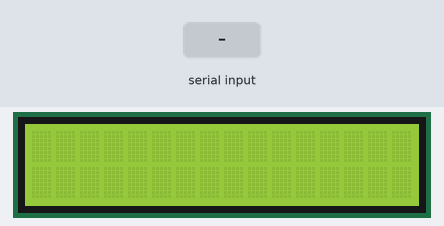
Recording of a sketch running on a simulated Arduino Uno, built with avr-gcc and run on an emulated ATmega328P. Shown: 16×2 character LCD. The inputs (shaded band) are chosen by the test bench. What the sketch prints to the serial monitor is not drawn.

Above: at 1.2 s.
1.3 s: "1" received over Serial
At 2.45 s:
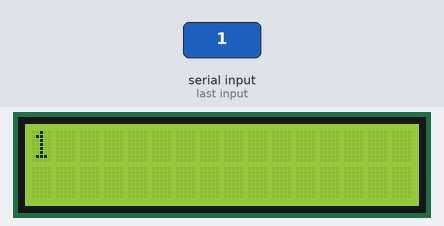
4.3 s: "0" received over Serial
At 5.95 s:
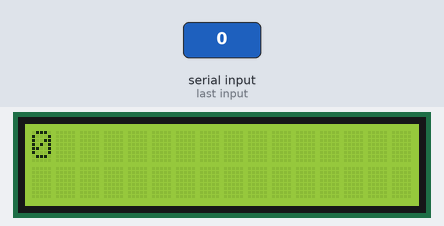
6.8 s: "2" received over Serial
At 7.85 s:
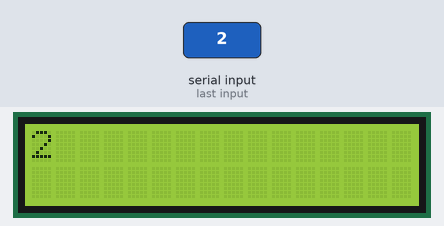
Timing chart, 0 to 9.8 s (numbered marks = the images above; inputs shaded):
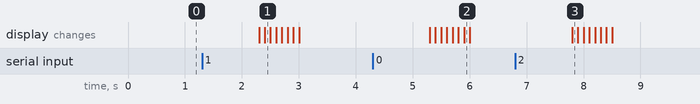

Measured:
- after the input at 1.3 s, the display: first changes after 1.0 s (image 1 shows a later state)
- after the input at 4.3 s, the display: first changes after 1.0 s (image 2 shows a later state)
- after the input at 6.8 s, the display: changes after 1.0 s (image 3)

The sketch:

Deber_Repaso_1.ino
```cpp
/*
 * Deber de Repaso Maya Vicente
 * Realizar un sistema que ingrese por comunicación serial una palabra y se visualice en una LCD. Además, realice un rotación de letras dentro la LCD.
 */

#include <LiquidCrystal.h> //se incluye la libreria
LiquidCrystal lcd(13,12,11,10,9,8); //RS E d4 d5 d6 d7 se inicia los pines que vamos a usar

// en estas tres lineas se inicializan las variables que vamos a utilizar a lo largo del programa
String palabra;
int tam;
int i=0;

void setup() {
  Serial.begin(9600); // se inicializa el serial
  lcd.begin(16,2);    //se inicializa el lcd
  Serial.println("INGRESE PALABRA"); //un comando que se imprimira en Serial como orden de ingreso de palabra

}

void loop() {
  if(Serial.available()>0){  //esta condicion nos dira si existen datos en el serial
    palabra = Serial.readString(); //aqui vemos como la palabra sera guradada leida a partir del comando .readString para cadena de caracteres
    tam=palabra.length();       //despues pasamos a la variable tam la cual va a ser nuestro vector y le damos a .length lo cual nos dira el tamaño del dato que ingresamos
    char vector[tam+1];         //creamos el vector con un incremento de +1 para evitar errores y ademas se crea aqui y no arriba porque el vector en esta parte del programa ya tendra valor
    palabra.toCharArray(vector,tam+1); //aqui se envia la palabra al vector donde se pone el nombre del vector y el tamaño que va a tener

      //de aqui en adelante solo son los juegos que deseamos poner a la palabra
      i=0;

      for(;i<tam+1;i++){
        lcd.setCursor(i,0);
        lcd.print(vector[i]);
        delay(100);
        }

      for(i=0;i<tam+1;i++){
        lcd.setCursor(i,0);
        lcd.print(' ');
        delay(100);
        }

      for(;i>=0;i--){
        lcd.setCursor(i,0);
        lcd.print(vector[i]);
        delay(100);
        }

      for(;i>=0;i--){
        lcd.setCursor(i,0);
        lcd.print(' ');
        delay(100);
        }
        //finalmente se limpia el lcd para que no quede nada
        lcd.clear();
    }


}
```
